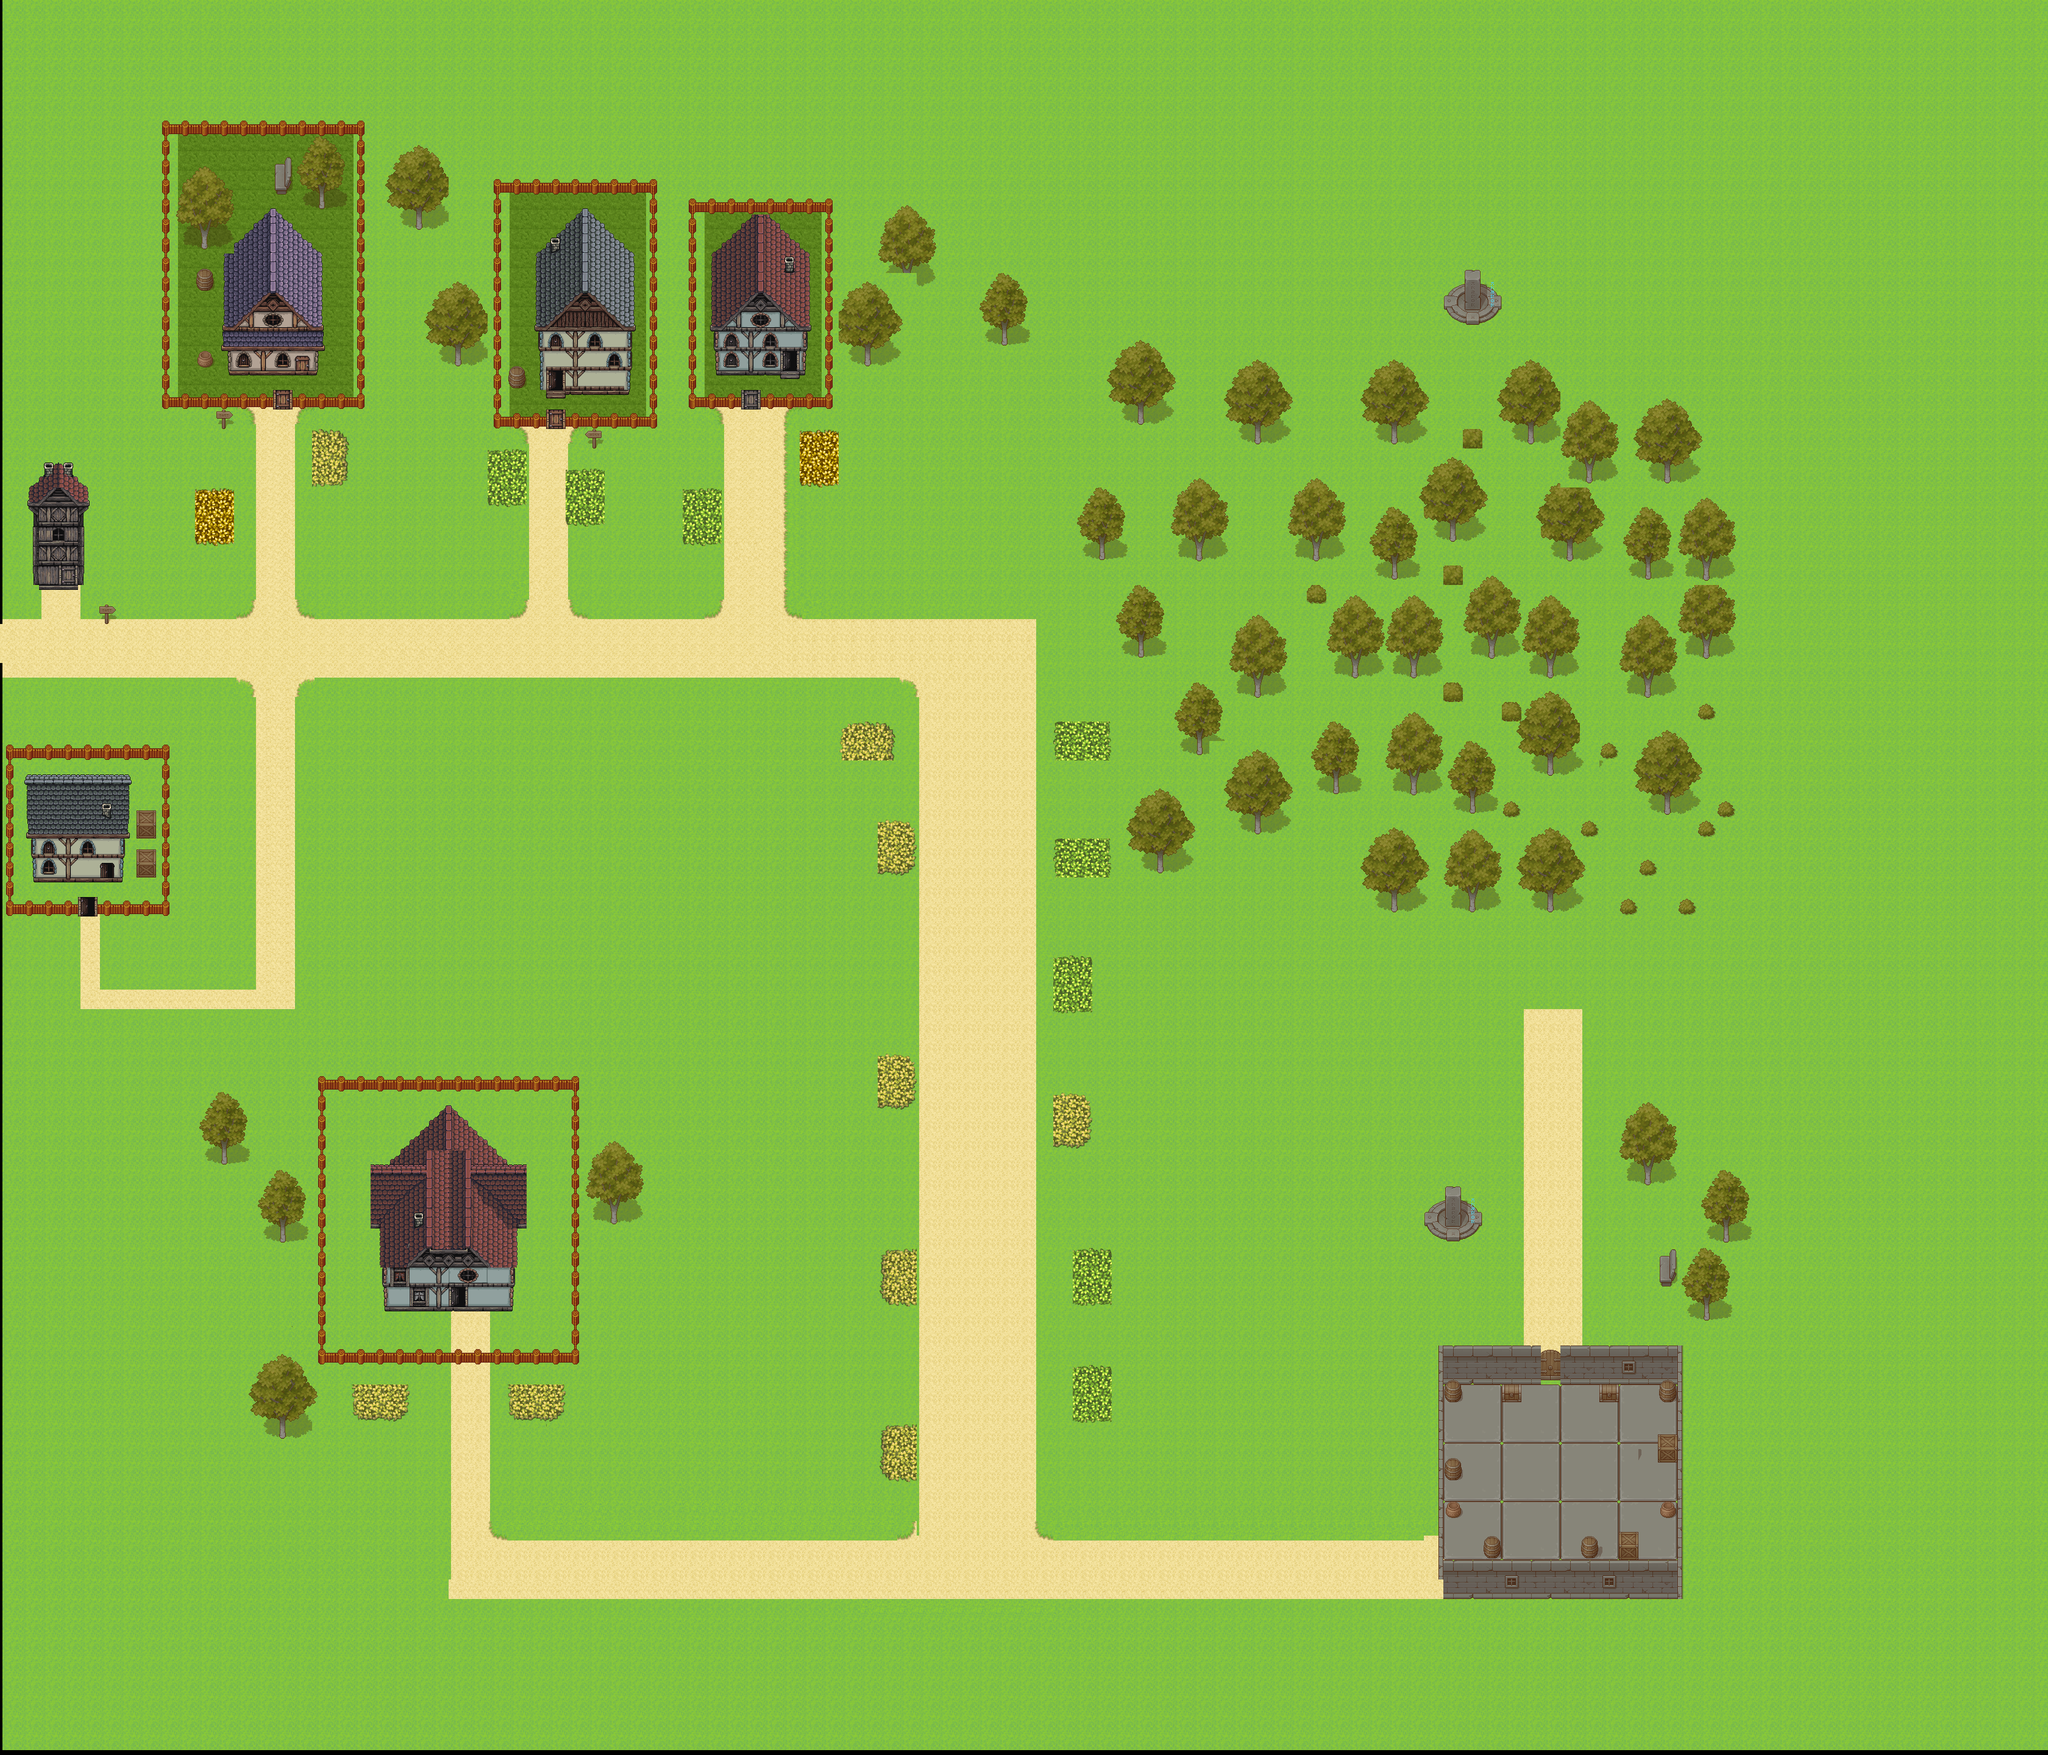

Below is a game level as drawn by its tile map, then a one-line description and the .tmx that defines it (tile-layer data replaced by summaries):
An orthogonal 105x90 tile map with 32x32 px tiles, 3 tile layers (ground, wall, props), 8 tilesets.

<map version="1.10" tiledversion="1.12.2" orientation="orthogonal" renderorder="right-down" width="105" height="90" tilewidth="32" tileheight="32" infinite="0" nextlayerid="9" nextobjectid="3">
 <tileset firstgid="1" source="TX Tileset Grass.tsx" />
 <tileset firstgid="65" source="TX Props with Shadow.tsx" />
 <tileset firstgid="321" source="TX Plant with Shadow.tsx" />
 <tileset firstgid="577" source="TX Tileset Stone Ground.tsx" />
 <tileset firstgid="641" source="TX Tileset Wall.tsx" />
 <tileset firstgid="897" source="TX Houses.tsx" />
 <tileset firstgid="1921" source="TX Fence.tsx" />
 <tileset firstgid="1930" source="TX Village.tsx" />
 <layer id="1" name="ground" width="105" height="90" offsetx="4" offsety="-8">
  <data>[9450 cells, 9450 non-empty, 15 distinct tile ids]</data>
 </layer>
 <layer id="7" name="wall" width="105" height="90">
  <data>[9450 cells, 1657 non-empty, 367 distinct tile ids]</data>
 </layer>
 <layer id="6" name="props" width="105" height="90">
  <data>[9450 cells, 235 non-empty, 68 distinct tile ids]</data>
 </layer>
</map>
